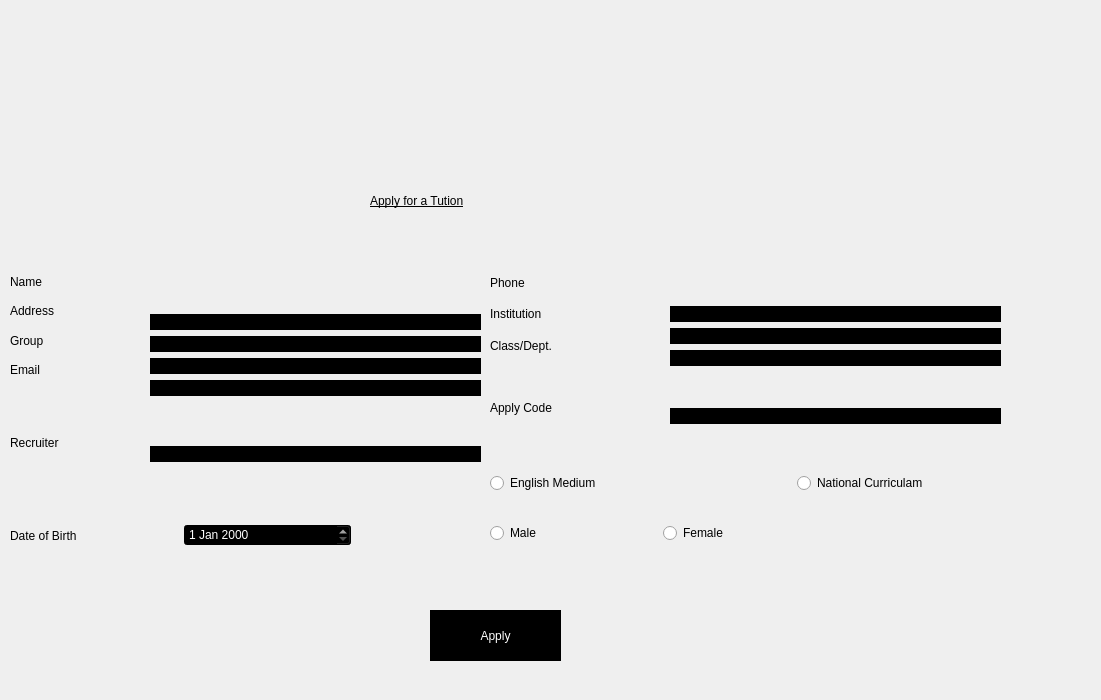
<?xml version="1.0" encoding="UTF-8"?>
<ui version="4.0">
 <class>apply</class>
 <widget class="QDialog" name="apply">
  <property name="geometry">
   <rect>
    <x>0</x>
    <y>0</y>
    <width>1101</width>
    <height>700</height>
   </rect>
  </property>
  <property name="windowTitle">
   <string>Apply</string>
  </property>
  <property name="styleSheet">
   <string notr="true">*{background-image: url(:/img/img/inside.jpg);}
QMessageBox{
    font: 87 10pt &quot;Segoe UI Black&quot;;
}
QPushButton:pressed{
	background-color: rgb(255, 212, 39);
   border-radius:6px;
}</string>
  </property>
  <widget class="QWidget" name="layoutWidget_2">
   <property name="geometry">
    <rect>
     <x>10</x>
     <y>510</y>
     <width>341</width>
     <height>51</height>
    </rect>
   </property>
   <layout class="QHBoxLayout" name="horizontalLayout_2">
    <item>
     <widget class="QLabel" name="label_2">
      <property name="styleSheet">
       <string notr="true">font: 87 15pt &quot;Segoe UI Black&quot;;</string>
      </property>
      <property name="text">
       <string>Date of Birth</string>
      </property>
     </widget>
    </item>
    <item>
     <widget class="QDateEdit" name="dateEdit">
      <property name="styleSheet">
       <string notr="true">background:black;
color:white;
font: 87 10pt &quot;Segoe UI Black&quot;;</string>
      </property>
     </widget>
    </item>
   </layout>
  </widget>
  <widget class="QLabel" name="label">
   <property name="geometry">
    <rect>
     <x>370</x>
     <y>180</y>
     <width>281</width>
     <height>41</height>
    </rect>
   </property>
   <property name="styleSheet">
    <string notr="true">font: 87 10pt &quot;Segoe UI Black&quot;;
text-decoration: underline;
font:87 15pt &quot;Segoe UI Black&quot;;</string>
   </property>
   <property name="text">
    <string>Apply for a Tution</string>
   </property>
  </widget>
  <widget class="QWidget" name="layoutWidget_3">
   <property name="geometry">
    <rect>
     <x>490</x>
     <y>460</y>
     <width>608</width>
     <height>46</height>
    </rect>
   </property>
   <layout class="QHBoxLayout" name="horizontalLayout_3">
    <item>
     <widget class="QRadioButton" name="radioButton_3">
      <property name="styleSheet">
       <string notr="true">font: 87 15pt &quot;Segoe UI Black&quot;;</string>
      </property>
      <property name="text">
       <string>English Medium</string>
      </property>
     </widget>
    </item>
    <item>
     <widget class="QRadioButton" name="radioButton_4">
      <property name="styleSheet">
       <string notr="true">font: 87 15pt &quot;Segoe UI Black&quot;;</string>
      </property>
      <property name="text">
       <string>National Curriculam</string>
      </property>
     </widget>
    </item>
   </layout>
  </widget>
  <widget class="QPushButton" name="pushButton_apply">
   <property name="geometry">
    <rect>
     <x>430</x>
     <y>610</y>
     <width>131</width>
     <height>51</height>
    </rect>
   </property>
   <property name="styleSheet">
    <string notr="true">QPushButton
{
background:black;
color:white;
font: 87 13pt &quot;Segoe UI Black&quot;;
border:black;
}
QPushButton:pressed{
	
	background-color: rgb(182, 11, 42);
   border-radius:6px;
}
QPushButton:hover{
	
	background-color: grey;
   border-radius:6px;
}</string>
   </property>
   <property name="text">
    <string>Apply</string>
   </property>
  </widget>
  <widget class="QLabel" name="label_3">
   <property name="geometry">
    <rect>
     <x>400</x>
     <y>10</y>
     <width>201</width>
     <height>101</height>
    </rect>
   </property>
   <property name="text">
    <string/>
   </property>
   <property name="pixmap">
    <pixmap resource="resources.qrc">:/img/img/icon.png</pixmap>
   </property>
  </widget>
  <widget class="QWidget" name="layoutWidget_7">
   <property name="geometry">
    <rect>
     <x>490</x>
     <y>510</y>
     <width>339</width>
     <height>46</height>
    </rect>
   </property>
   <layout class="QHBoxLayout" name="horizontalLayout">
    <item>
     <widget class="QRadioButton" name="radioButton">
      <property name="styleSheet">
       <string notr="true">font: 87 15pt &quot;Segoe UI Black&quot;;</string>
      </property>
      <property name="text">
       <string>Male</string>
      </property>
     </widget>
    </item>
    <item>
     <widget class="QRadioButton" name="radioButton_2">
      <property name="styleSheet">
       <string notr="true">font: 87 15pt &quot;Segoe UI Black&quot;;</string>
      </property>
      <property name="text">
       <string>Female</string>
      </property>
     </widget>
    </item>
   </layout>
  </widget>
  <widget class="QWidget" name="layoutWidget">
   <property name="geometry">
    <rect>
     <x>150</x>
     <y>270</y>
     <width>331</width>
     <height>238</height>
    </rect>
   </property>
   <layout class="QVBoxLayout" name="verticalLayout_5">
    <item>
     <layout class="QVBoxLayout" name="verticalLayout">
      <item>
       <widget class="QLineEdit" name="lineEdit_name">
        <property name="styleSheet">
         <string notr="true">*{
background:black;
color:white;
font: 87 15pt &quot;Segoe UI Black&quot;;
border:black;
}</string>
        </property>
       </widget>
      </item>
      <item>
       <widget class="QLineEdit" name="lineEdit_rad">
        <property name="styleSheet">
         <string notr="true">*{
background:black;
color:white;
font: 87 15pt &quot;Segoe UI Black&quot;;
border:black;
}</string>
        </property>
       </widget>
      </item>
      <item>
       <widget class="QLineEdit" name="lineEdit_group">
        <property name="styleSheet">
         <string notr="true">*{
background:black;
color:white;
font: 87 15pt &quot;Segoe UI Black&quot;;
border:black;
}</string>
        </property>
       </widget>
      </item>
      <item>
       <widget class="QLineEdit" name="lineEdit_email">
        <property name="styleSheet">
         <string notr="true">*{
background:black;
color:white;
font: 87 15pt &quot;Segoe UI Black&quot;;
border:black;
}</string>
        </property>
       </widget>
      </item>
     </layout>
    </item>
    <item>
     <widget class="QLineEdit" name="lineEdit_rec">
      <property name="styleSheet">
       <string notr="true">*{
background:black;
color:white;
font: 87 15pt &quot;Segoe UI Black&quot;;
border:black;
}</string>
      </property>
     </widget>
    </item>
   </layout>
  </widget>
  <widget class="QWidget" name="layoutWidget">
   <property name="geometry">
    <rect>
     <x>10</x>
     <y>270</y>
     <width>138</width>
     <height>228</height>
    </rect>
   </property>
   <layout class="QVBoxLayout" name="verticalLayout_6">
    <item>
     <layout class="QVBoxLayout" name="verticalLayout_4">
      <item>
       <widget class="QLabel" name="label_name">
        <property name="styleSheet">
         <string notr="true">font: 87 15pt &quot;Segoe UI Black&quot;;</string>
        </property>
        <property name="text">
         <string>Name</string>
        </property>
       </widget>
      </item>
      <item>
       <widget class="QLabel" name="label_rad">
        <property name="styleSheet">
         <string notr="true">font: 87 15pt &quot;Segoe UI Black&quot;;</string>
        </property>
        <property name="text">
         <string>Address</string>
        </property>
       </widget>
      </item>
      <item>
       <widget class="QLabel" name="label_group">
        <property name="styleSheet">
         <string notr="true">font: 87 15pt &quot;Segoe UI Black&quot;;</string>
        </property>
        <property name="text">
         <string>Group</string>
        </property>
       </widget>
      </item>
      <item>
       <widget class="QLabel" name="label_email">
        <property name="styleSheet">
         <string notr="true">font: 87 15pt &quot;Segoe UI Black&quot;;</string>
        </property>
        <property name="text">
         <string>Email</string>
        </property>
       </widget>
      </item>
     </layout>
    </item>
    <item>
     <widget class="QLabel" name="label_rec">
      <property name="styleSheet">
       <string notr="true">font: 87 15pt &quot;Segoe UI Black&quot;;</string>
      </property>
      <property name="text">
       <string>Recruiter</string>
      </property>
     </widget>
    </item>
   </layout>
  </widget>
  <widget class="QWidget" name="layoutWidget">
   <property name="geometry">
    <rect>
     <x>670</x>
     <y>270</y>
     <width>331</width>
     <height>190</height>
    </rect>
   </property>
   <layout class="QVBoxLayout" name="verticalLayout_7">
    <item>
     <layout class="QVBoxLayout" name="verticalLayout_2">
      <item>
       <widget class="QLineEdit" name="lineEdit_phone">
        <property name="styleSheet">
         <string notr="true">*{
background:black;
color:white;
font: 87 15pt &quot;Segoe UI Black&quot;;
border:black;
}</string>
        </property>
       </widget>
      </item>
      <item>
       <widget class="QLineEdit" name="lineEdit_inst">
        <property name="styleSheet">
         <string notr="true">*{
background:black;
color:white;
font: 87 15pt &quot;Segoe UI Black&quot;;
border:black;
}</string>
        </property>
       </widget>
      </item>
      <item>
       <widget class="QLineEdit" name="lineEdit_class">
        <property name="styleSheet">
         <string notr="true">*{
background:black;
color:white;
font: 87 15pt &quot;Segoe UI Black&quot;;
border:black;
}</string>
        </property>
       </widget>
      </item>
     </layout>
    </item>
    <item>
     <widget class="QLineEdit" name="lineEdit_ac">
      <property name="styleSheet">
       <string notr="true">*{
background:black;
color:white;
font: 87 15pt &quot;Segoe UI Black&quot;;
border:black;
}</string>
      </property>
     </widget>
    </item>
   </layout>
  </widget>
  <widget class="QWidget" name="layoutWidget">
   <property name="geometry">
    <rect>
     <x>490</x>
     <y>270</y>
     <width>174</width>
     <height>182</height>
    </rect>
   </property>
   <layout class="QVBoxLayout" name="verticalLayout_8">
    <item>
     <layout class="QVBoxLayout" name="verticalLayout_3">
      <item>
       <widget class="QLabel" name="label_phone">
        <property name="styleSheet">
         <string notr="true">font: 87 15pt &quot;Segoe UI Black&quot;;</string>
        </property>
        <property name="text">
         <string>Phone</string>
        </property>
       </widget>
      </item>
      <item>
       <widget class="QLabel" name="label_ins">
        <property name="styleSheet">
         <string notr="true">font: 87 15pt &quot;Segoe UI Black&quot;;</string>
        </property>
        <property name="text">
         <string>Institution</string>
        </property>
       </widget>
      </item>
      <item>
       <widget class="QLabel" name="label_class">
        <property name="styleSheet">
         <string notr="true">font: 87 15pt &quot;Segoe UI Black&quot;;</string>
        </property>
        <property name="text">
         <string>Class/Dept.</string>
        </property>
       </widget>
      </item>
     </layout>
    </item>
    <item>
     <widget class="QLabel" name="label_ac">
      <property name="styleSheet">
       <string notr="true">font: 87 15pt &quot;Segoe UI Black&quot;;</string>
      </property>
      <property name="text">
       <string>Apply Code</string>
      </property>
     </widget>
    </item>
   </layout>
  </widget>
  <widget class="QPushButton" name="bbn">
   <property name="geometry">
    <rect>
     <x>990</x>
     <y>0</y>
     <width>111</width>
     <height>61</height>
    </rect>
   </property>
   <property name="styleSheet">
    <string notr="true">*{image: url(:/img/img/backbutoonyblack.jpg);
border:white}
QPushButton:pressed{
	
	background-color: rgb(182, 11, 42);
   border-radius:6px;
}
QPushButton:hover{
	
	background-color: rgb(182, 11, 42);
   border-radius:6px;
}</string>
   </property>
   <property name="text">
    <string/>
   </property>
  </widget>
 </widget>
 <resources>
  <include location="resources.qrc"/>
 </resources>
 <connections/>
</ui>
